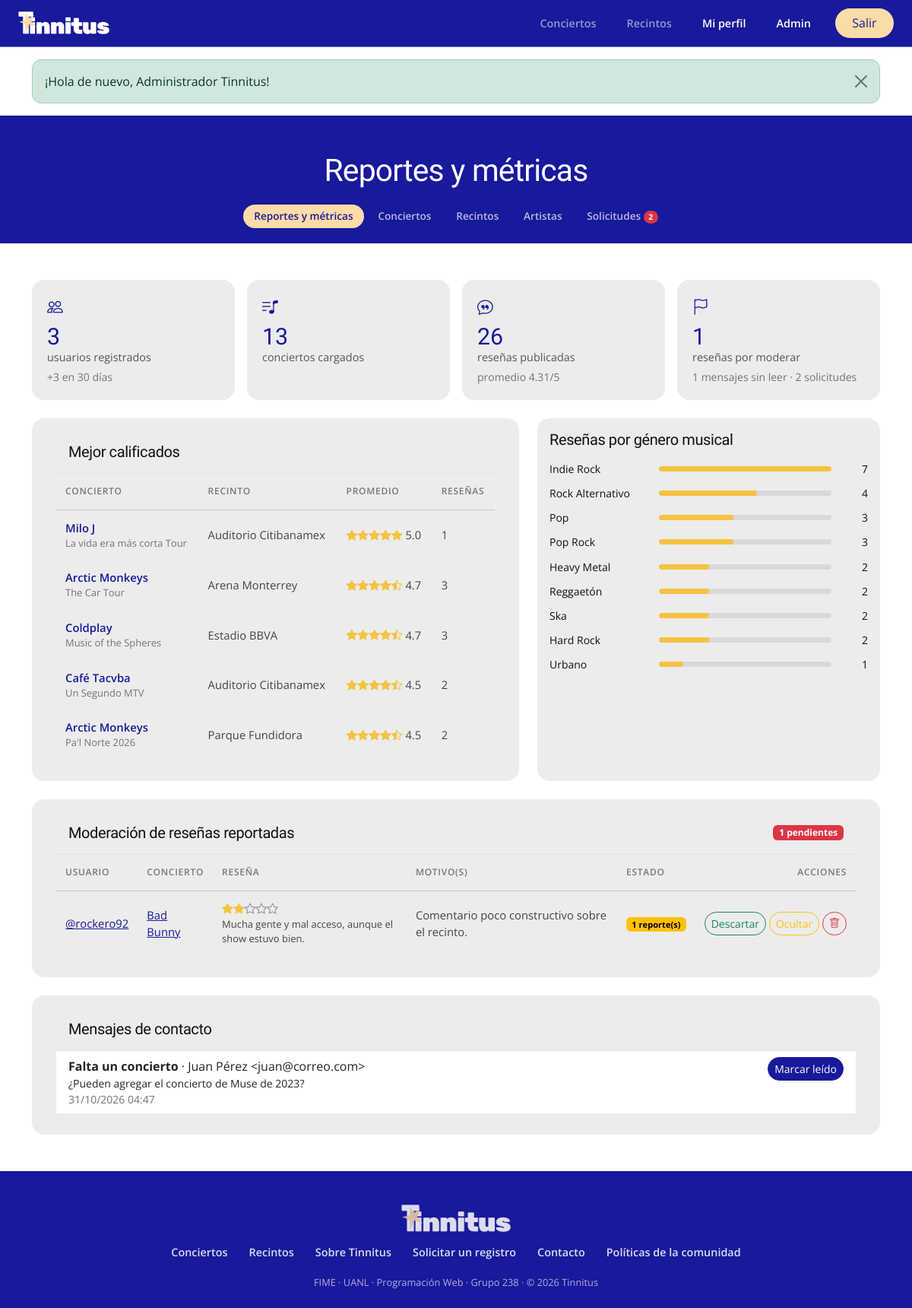
The app's page /admin-dashboard.php (signed in) with its own data.
### tables this page shows
CREATE TABLE conciertos (
    id           INT UNSIGNED AUTO_INCREMENT PRIMARY KEY,
    artista_id   INT UNSIGNED NOT NULL,
    recinto_id   INT UNSIGNED NOT NULL,
    gira         VARCHAR(150) NOT NULL,
    fecha        DATE         NOT NULL,
    poster_url   VARCHAR(500) NULL,
    descripcion  TEXT         NULL,
    destacado    TINYINT(1)   NOT NULL DEFAULT 0,
    creado_en    DATETIME     NOT NULL DEFAULT CURRENT_TIMESTAMP,
    CONSTRAINT fk_concierto_artista FOREIGN KEY (artista_id)
        REFERENCES artistas(id) ON UPDATE CASCADE ON DELETE RESTRICT,
    CONSTRAINT fk_concierto_recinto FOREIGN KEY (recinto_id)
        REFERENCES recintos(id) ON UPDATE CASCADE ON DELETE RESTRICT,
    CONSTRAINT uq_concierto UNIQUE (artista_id, recinto_id, fecha),
    CONSTRAINT chk_fecha CHECK (fecha >= '1950-01-01'),
    INDEX idx_conciertos_fecha (fecha)
);

CREATE TABLE artistas (
    id        INT UNSIGNED AUTO_INCREMENT PRIMARY KEY,
    nombre    VARCHAR(120) NOT NULL UNIQUE,
    genero    VARCHAR(60)  NULL,
    pais      VARCHAR(60)  NULL,
    foto_url  VARCHAR(500) NULL
);

CREATE TABLE recintos (
    id         INT UNSIGNED AUTO_INCREMENT PRIMARY KEY,
    nombre     VARCHAR(120) NOT NULL,
    ciudad     VARCHAR(80)  NOT NULL,
    capacidad  INT UNSIGNED NOT NULL,
    tipo       ENUM('Estadio','Arena','Auditorio','Foro','Festival','Bar') NOT NULL,
    estado     ENUM('activo','inactivo') NOT NULL DEFAULT 'activo',
    foto_url   VARCHAR(500) NULL,
    CONSTRAINT chk_capacidad CHECK (capacidad BETWEEN 1 AND 200000),
    CONSTRAINT uq_recinto UNIQUE (nombre, ciudad)
);

CREATE TABLE resenas (
    id            INT UNSIGNED AUTO_INCREMENT PRIMARY KEY,
    usuario_id    INT UNSIGNED NOT NULL,
    concierto_id  INT UNSIGNED NOT NULL,
    calificacion  TINYINT UNSIGNED NOT NULL,
    texto         VARCHAR(1000) NOT NULL,
    oculta        TINYINT(1) NOT NULL DEFAULT 0,
    creado_en     DATETIME NOT NULL DEFAULT CURRENT_TIMESTAMP,
    CONSTRAINT chk_calificacion CHECK (calificacion BETWEEN 1 AND 5),
    CONSTRAINT chk_texto CHECK (CHAR_LENGTH(texto) BETWEEN 10 AND 1000),
    CONSTRAINT uq_resena UNIQUE (usuario_id, concierto_id),
    CONSTRAINT fk_resena_usuario FOREIGN KEY (usuario_id)
        REFERENCES usuarios(id) ON DELETE CASCADE,
    CONSTRAINT fk_resena_concierto FOREIGN KEY (concierto_id)
        REFERENCES conciertos(id) ON DELETE CASCADE
);

CREATE TABLE usuarios (
    id             INT UNSIGNED AUTO_INCREMENT PRIMARY KEY,
    nombre         VARCHAR(100)  NOT NULL,
    username       VARCHAR(30)   NOT NULL UNIQUE,
    email          VARCHAR(150)  NOT NULL UNIQUE,
    password_hash  VARCHAR(255)  NOT NULL,
    rol            ENUM('usuario','admin') NOT NULL DEFAULT 'usuario',
    bio            VARCHAR(500)  NULL,
    avatar_url     VARCHAR(500)  NULL,
    intentos_fallidos TINYINT UNSIGNED NOT NULL DEFAULT 0,
    bloqueado_hasta   DATETIME   NULL,
    creado_en      DATETIME      NOT NULL DEFAULT CURRENT_TIMESTAMP,
    CONSTRAINT chk_username CHECK (username REGEXP '^[a-z0-9_]{3,30}$')
);

CREATE TABLE mensajes_contacto (
    id         INT UNSIGNED AUTO_INCREMENT PRIMARY KEY,
    nombre     VARCHAR(100) NOT NULL,
    email      VARCHAR(150) NOT NULL,
    asunto     VARCHAR(150) NOT NULL,
    mensaje    TEXT NOT NULL,
    leido      TINYINT(1) NOT NULL DEFAULT 0,
    creado_en  DATETIME NOT NULL DEFAULT CURRENT_TIMESTAMP
);

### includes/db.php (called while the page is built, shortened)
<?php
function db(): PDO
{
    static $pdo = null;
    if ($pdo === null) {
        $dsn = 'mysql:host=' . DB_HOST . ';port=' . DB_PORT . ';dbname=' . DB_NAME . ';charset=utf8mb4';
        $pdo = new PDO($dsn, DB_USER, DB_PASS, [
            PDO::ATTR_ERRMODE            => PDO::ERRMODE_EXCEPTION,
            PDO::ATTR_DEFAULT_FETCH_MODE => PDO::FETCH_ASSOC,
            PDO::ATTR_EMULATE_PREPARES   => false,
        ]);
    }
    return $pdo;
}
function q(string $sql, array $params = []): PDOStatement
{
    $stmt = db()->prepare($sql);
    $stmt->execute($params);
    return $stmt;
}

### admin-dashboard.php (the view, shortened to what this page needs)
<?php
require_once __DIR__ . '/includes/auth.php';
$m = q("SELECT
    (SELECT COUNT(*) FROM usuarios WHERE rol = 'usuario') AS usuarios,
    (SELECT COUNT(*) FROM usuarios WHERE rol = 'usuario' AND creado_en >= NOW() - INTERVAL 30 DAY) AS usuarios_nuevos,
    (SELECT COUNT(*) FROM conciertos) AS conciertos,
    (SELECT COUNT(*) FROM recintos WHERE estado = 'activo') AS recintos,
    (SELECT COUNT(*) FROM resenas) AS resenas,
    (SELECT ROUND(AVG(calificacion), 2) FROM resenas WHERE oculta = 0) AS promedio,
    (SELECT COUNT(DISTINCT resena_id) FROM reportes WHERE estado = 'pendiente') AS pendientes,
    (SELECT COUNT(*) FROM mensajes_contacto WHERE leido = 0) AS mensajes,
    (SELECT COUNT(*) FROM solicitudes WHERE estado = 'pendiente') AS solicitudes")->fetch();
$topConciertos = q(CONCIERTO_SELECT . ' GROUP BY c.id HAVING total_resenas > 0 ORDER BY promedio DESC, total_resenas DESC LIMIT 5')->fetchAll();
$porGenero = q('SELECT a.genero, COUNT(s.id) AS n FROM resenas s
                JOIN conciertos c ON c.id = s.concierto_id JOIN artistas a ON a.id = c.artista_id
                GROUP BY a.genero ORDER BY n DESC')->fetchAll();
$maxGenero = max(array_column($porGenero, 'n') ?: [1]);
$reportadas = q("SELECT s.id, s.texto, s.calificacion, s.oculta, u.username,
                        a.nombre AS artista, c.id AS concierto_id,
                        COUNT(CASE WHEN rp.estado = 'pendiente' THEN 1 END) AS pendientes,
                        GROUP_CONCAT(DISTINCT rp.motivo SEPARATOR ', ') AS motivos
                 FROM resenas s
                 JOIN usuarios u ON u.id = s.usuario_id
                 JOIN conciertos c ON c.id = s.concierto_id
                 JOIN artistas a ON a.id = c.artista_id
                 JOIN reportes rp ON rp.resena_id = s.id
                 GROUP BY s.id
                 HAVING pendientes > 0 OR s.oculta = 1
                 ORDER BY pendientes DESC, s.id DESC")->fetchAll();
$mensajes = q('SELECT * FROM mensajes_contacto ORDER BY leido, creado_en DESC LIMIT 10')->fetchAll();
require __DIR__ . '/includes/header.php';
require __DIR__ . '/includes/admin-nav.php';
?>
<div class="container py-5">
    <div class="row g-3 mb-4">
        <?php foreach ([
            ['bi-people', $m['usuarios'], 'usuarios registrados', '+' . $m['usuarios_nuevos'] . ' en 30 días'],
            ['bi-music-note-list', $m['conciertos'], 'conciertos cargados', ''],
            ['bi-chat-quote', $m['resenas'], 'reseñas publicadas', 'promedio ' . ($m['promedio'] ?? '–') . '/5'],
            ['bi-flag', $m['pendientes'], 'reseñas por moderar', $m['mensajes'] . ' mensajes sin leer · ' . $m['solicitudes'] . ' solicitudes'],
        ] as [$icon, $value, $label, $extra]): ?>
            <div class="col-6 col-lg-3">
                <div class="stat-card">
                    <i class="bi <?= $icon ?>"></i>
                    <div class="value"><?= e((string) $value) ?></div>
                    <div class="label"><?= $label ?></div>
                    <?php if ($extra): ?><div class="small text-secondary mt-1"><?= e($extra) ?></div><?php endif; ?>
                </div>
            </div>
        <?php endforeach; ?>
    </div>
    <div class="row g-4 mb-4">
        <div class="col-lg-7">
            <div class="card-table h-100">
                <div class="p-3 border-bottom"><h2 class="h5 mb-0">Mejor calificados</h2></div>
                <div class="table-responsive">
                    <table class="table align-middle">
                        <thead><tr><th>Concierto</th><th>Recinto</th><th>Promedio</th><th>Reseñas</th></tr></thead>
                        <tbody>
                        <?php foreach ($topConciertos as $c): ?>
                            <tr>
                                <td><a href="<?= url('event-details.php?id=' . $c['id']) ?>" class="fw-semibold text-decoration-none"><?= e($c['artista']) ?></a><div class="small text-secondary"><?= e($c['gira']) ?></div></td>
                                <td><?= e($c['recinto']) ?></td>
                                <td class="text-nowrap"><?= stars((float) $c['promedio']) ?> <?= $c['promedio'] ?></td>
                                <td><?= $c['total_resenas'] ?></td>
                            </tr>
                        <?php endforeach; ?>
                        </tbody>
                    </table>
                </div>
            </div>
        </div>
        <div class="col-lg-5">
            <div class="card-table h-100 p-3">
                <h2 class="h5 mb-3">Reseñas por género musical</h2>
                <?php foreach ($porGenero as $g): ?>
                    <div class="dist-row" style="grid-template-columns: 8rem 1fr 2rem">
                        <span class="small text-truncate"><?= e($g['genero']) ?></span>
                        <div class="progress"><div class="progress-bar" style="width: <?= round($g['n'] * 100 / $maxGenero) ?>%"></div></div>
                        <span class="small text-end"><?= $g['n'] ?></span>
                    </div>
                <?php endforeach; ?>
            </div>
        </div>
    </div>
    <div class="card-table mb-4">
        <div class="p-3 border-bottom d-flex justify-content-between align-items-center">
            <h2 class="h5 mb-0">Moderación de reseñas reportadas</h2>
            <span class="badge text-bg-danger"><?= $m['pendientes'] ?> pendientes</span>
        </div>
        <div class="table-responsive">
            <table class="table align-middle" id="tabla-moderacion">
                <thead><tr><th>Usuario</th><th>Concierto</th><th>Reseña</th><th>Motivo(s)</th><th>Estado</th><th class="text-end">Acciones</th></tr></thead>
                <tbody>
                <?php foreach ($reportadas as $r): ?>
                    <tr data-resena="<?= $r['id'] ?>">
                        <td><a href="<?= url('profile.php?u=' . urlencode($r['username'])) ?>">@<?= e($r['username']) ?></a></td>
                        <td><a href="<?= url('event-details.php?id=' . $r['concierto_id']) ?>"><?= e($r['artista']) ?></a></td>
                        <td style="max-width: 320px"><?= stars((float) $r['calificacion']) ?><div class="small"><?= e($r['texto']) ?></div></td>
                        <td class="small"><?= e($r['motivos']) ?></td>
                        <td>
                            <?php if ($r['pendientes'] && $r['oculta']): ?>
                                <span class="badge text-bg-danger">Oculta automáticamente</span><div class="small text-secondary"><?= $r['pendientes'] ?> reportes</div>
                            <?php elseif ($r['pendientes']): ?>
                                <span class="badge text-bg-warning"><?= $r['pendientes'] ?> reporte(s)</span>
                            <?php else: ?>
                                <span class="badge text-bg-secondary">Oculta</span>
                            <?php endif; ?>
                        </td>
                        <td class="text-end text-nowrap">
                            <?php if ($r['pendientes']): ?>
                                <button class="btn btn-sm btn-outline-success" data-mod="descartar" title="El reporte no procede: la reseña se muestra">Descartar</button>
                                <button class="btn btn-sm btn-outline-warning" data-mod="ocultar" title="La reseña deja de mostrarse"><?= $r['oculta'] ? 'Mantener oculta' : 'Ocultar' ?></button>
                            <?php else: ?>
                                <button class="btn btn-sm btn-outline-secondary" data-mod="restaurar">Restaurar</button>
                            <?php endif; ?>
                            <button class="btn btn-sm btn-outline-danger btn-icon" data-mod="eliminar" title="Eliminar reseña"><i class="bi bi-trash"></i></button>
                        </td>
                    </tr>
                <?php endforeach; ?>
                </tbody>
            </table>
        </div>
    </div>
    <div class="card-table">
        <div class="p-3 border-bottom"><h2 class="h5 mb-0">Mensajes de contacto</h2></div>
        <div class="list-group list-group-flush">
            <?php foreach ($mensajes as $msg): ?>
                <div class="list-group-item d-flex justify-content-between gap-3 <?= $msg['leido'] ? 'text-secondary' : '' ?>" data-mensaje="<?= $msg['id'] ?>">
                    <div>
                        <strong><?= e($msg['asunto']) ?></strong> · <?= e($msg['nombre']) ?> &lt;<?= e($msg['email']) ?>&gt;
                        <div class="small"><?= nl2br(e($msg['mensaje'])) ?></div>
                        <div class="small text-secondary"><?= date('d/m/Y H:i', strtotime($msg['creado_en'])) ?></div>
                    </div>
                    <?php if (!$msg['leido']): ?><button class="btn btn-sm btn-indigo align-self-start btn-leido">Marcar leído</button><?php endif; ?>
                </div>
            <?php endforeach; ?>
        </div>
    </div>
</div>
<?php require __DIR__ . '/includes/footer.php'; ?>

### includes/auth.php (shortened to what this page needs)
<?php
require_once __DIR__ . '/db.php';
function url(string $path = ''): string
{
    return BASE_URL . '/' . ltrim($path, '/');
}
function e(?string $text): string
{
    return htmlspecialchars($text ?? '', ENT_QUOTES, 'UTF-8');
}
function stars(float $rating): string
{
    $html = '<span class="stars" aria-label="' . number_format($rating, 1) . ' de 5">';
    for ($i = 1; $i <= 5; $i++) {
        if ($rating >= $i) {
            $html .= '<i class="bi bi-star-fill"></i>';
        } elseif ($rating >= $i - 0.5) {
            $html .= '<i class="bi bi-star-half"></i>';
        } else {
            $html .= '<i class="bi bi-star"></i>';
        }
    }
    return $html . '</span>';
}

### assets/css/styles.css (style rules this page uses)
:root { --tn-indigo: #18199b; --tn-indigo-dark: #18199b; --tn-peach: #fbdba7; --tn-star: #f5c242; --tn-card: #ececec; --tn-box: #d9d9d9; --tn-text: #111111; --tn-muted: #7a7a7a; --bs-primary: #18199b; --bs-primary-rgb: 24, 25, 155; --bs-link-color: #18199b; --bs-link-color-rgb: 24, 25, 155; --fs-display: clamp(1.9rem, 3.4vw, 2.6rem); --fs-section: clamp(1.45rem, 2.4vw, 1.85rem); --fs-lead: 1.05rem; }
body { font-family: 'Open Sans', system-ui, sans-serif; background: #fff; color: var(--tn-text); min-height: 100vh; display: flex; flex-direction: column; }
h1, h2, .heavy { font-family: 'Archivo Black', sans-serif; letter-spacing: -0.02em; }
a { color: var(--tn-indigo); }
.btn { border-radius: 999px; }
.btn-indigo, .btn-primary { background: var(--tn-indigo); border-color: var(--tn-indigo); color: #fff; }
.stars { color: var(--tn-star); white-space: nowrap; }
.stars .bi-star { color: #8a8a8a; }
.dist-row { display: grid; grid-template-columns: 2.2rem 1fr 2.6rem; gap: 1rem; align-items: center; margin-bottom: .7rem; }
.dist-row:last-child { margin-bottom: 0; }
.dist-row .progress { height: 7px; background: var(--tn-box); border-radius: 4px; }
.dist-row .progress-bar { background: var(--tn-star); border-radius: 4px; transition: width .6s; }
.card-table { background: var(--tn-card); border-radius: 16px; padding: 1rem 1rem 2rem; }
@media (min-width: 1200px) { .card-table { padding: 1rem 2rem 1.75rem; } }
.card-table .table { --bs-table-bg: transparent; margin-bottom: 0; }
.card-table thead th { font-weight: 600; color: #777; font-size: .75rem; letter-spacing: .06em; text-transform: uppercase; border-bottom: 1px solid #c8c8c8; padding: .9rem .75rem; white-space: nowrap; }
.card-table tbody td { border: none; padding: .75rem; color: #444; font-size: .925rem; }
.stat-card { background: var(--tn-card); border-radius: 16px; padding: 1.25rem; height: 100%; }
.stat-card i { font-size: 1.3rem; color: var(--tn-indigo); }
.stat-card .value { font-family: 'Archivo Black', sans-serif; font-size: 1.9rem; color: var(--tn-indigo); line-height: 1.1; margin-top: .4rem; }
.stat-card .label { color: #555; font-size: .9rem; }

### records on screen
conciertos: artista.nombre "Milo J", gira "La vida era más corta Tour", recinto.nombre "Auditorio Citibanamex", promedio "5.0", total_resenas "1"
conciertos: artista.nombre "Arctic Monkeys", gira "The Car Tour", recinto.nombre "Arena Monterrey", promedio "4.7", total_resenas "3"
conciertos: artista.nombre "Coldplay", gira "Music of the Spheres", recinto.nombre "Estadio BBVA", promedio "4.7", total_resenas "3"
conciertos: artista.nombre "Café Tacvba", gira "Un Segundo MTV", recinto.nombre "Auditorio Citibanamex", promedio "4.5", total_resenas "2"
conciertos: artista.nombre "Arctic Monkeys", gira "Pa'l Norte 2026", recinto.nombre "Parque Fundidora", promedio "4.5", total_resenas "2"
resenas: usuario.username "rockero92", artistas.nombre "Bad Bunny", texto "Mucha gente y mal acceso, aunque el show estuvo bien.", motivos "Comentario poco constructivo sobre el recinto.", pendientes "1", oculta "Ocultar"
mensajes_contacto: asunto "Falta un concierto", nombre "Juan Pérez", email "juan@correo.com", mensaje "¿Pueden agregar el concierto de Muse de 2023?", creado_en "31/10/2026 04:47", leido "Marcar leído"

### other values on screen
$f['message'] "¡Hola de nuevo, Administrador Tinnitus!"
$adminTitle "Reportes y métricas"
$label "Reportes y métricas"
$label "Conciertos"
$label "Recintos"
$label "Artistas"
$label "Solicitudes"
$solicitudesPendientes "2"
$value "3"
$label "usuarios registrados"
$extra "+3 en 30 días"
$value "13"
$label "conciertos cargados"
$value "26"
$label "reseñas publicadas"
